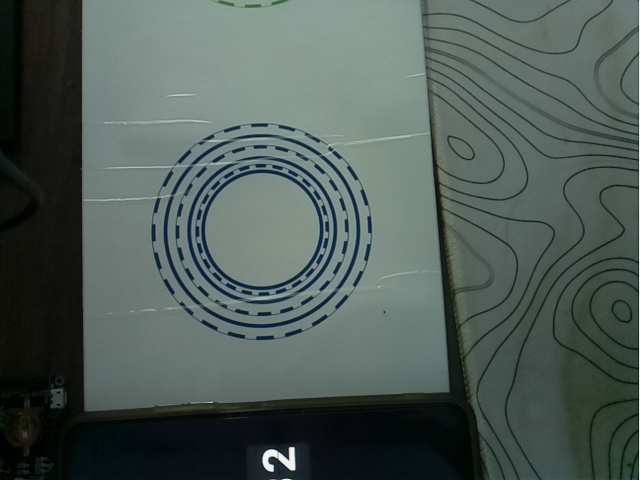
#> input picture img/captured_frame_0.png, 640 x 480 px
$ python -i Onnx.py   (imports and definitions only)   (Python 2 division)
#> lines starting #> are read from the running program, lines starting #| are printed output that depends on the picture
import numpy as np
import cv2
from rknnlite.api import RKNNLite
import sys
import time

class Onnx:
    def __init__(self, model_path='wk.rknn', obj=0.25, nms=0.45, obj_class=("red", "green", "blue")):
        self.RKNN_MODEL = model_path
        self.QUANTIZE_ON = True
        self.OBJ_THRESH = obj

        self.NMS_THRESH = nms
        self.IMG_SIZE = 640
        self.CLASSES = obj_class
        self.rknn_init()


    def sigmoid(self, x):
        return 1 / (1 + np.exp(-x))

    # [204 lines left out: functions xywh2xyxy, process, filter_boxes, nms_boxes, yolov5_post_process, draw and 1 more, not called in this run]

    def rknn_init(self):

        # Create RKNN object
        self.rknn = RKNNLite(verbose=False)

        # load RKNN model
        print('--> Load RKNN model')
        self.ret = self.rknn.load_rknn(self.RKNN_MODEL)

        # Init runtime environment
        print('--> Init runtime environment')
        self.ret = self.rknn.init_runtime(core_mask=RKNNLite.NPU_CORE_0_1_2)  # 使用0 1 2三个NPU核心
        if self.ret != 0:
            print('Init runtime environment failed!')
            exit(self.ret)
        print('done')

    def rknn_detect(self, frame):
        # Set inputs
        img = frame
        img = cv2.cvtColor(img, cv2.COLOR_BGR2RGB)
        img = cv2.resize(img, (self.IMG_SIZE, self.IMG_SIZE))

        # Inference
        outputs = self.rknn.inference(inputs=[img])

        # Post process
        input0_data = outputs[0]
        input1_data = outputs[1]
        input2_data = outputs[2]

        input0_data = input0_data.reshape([3, -1] + list(input0_data.shape[-2:]))
        input1_data = input1_data.reshape([3, -1] + list(input1_data.shape[-2:]))
        input2_data = input2_data.reshape([3, -1] + list(input2_data.shape[-2:]))

        input_data = list()
        input_data.append(np.transpose(input0_data, (2, 3, 0, 1)))
        input_data.append(np.transpose(input1_data, (2, 3, 0, 1)))
        input_data.append(np.transpose(input2_data, (2, 3, 0, 1)))

        boxes, classes, scores = self.yolov5_post_process(input_data)

        img_1 = cv2.cvtColor(img, cv2.COLOR_RGB2BGR)

        if boxes is not None:
            #self.draw(img_1, boxes, scores, classes)
            #return img_1  # 返回处理过的图像

            return boxes, classes
        else:
		    return None, None


"""
if __name__ == '__main__':
    rknn1 = rknn("wk.rknn", 0.6, 0.6)

    cap = cv2.VideoCapture(0)  # 选择正确的视频捕获设备
    if not cap.isOpened():
        print("Error: Could not open video device.")
        sys.exit()

    fps = 0  # 用于计算帧数
    start_time = time.time()  # 开始时间

    while True:
        ret, frame = cap.read()
        if not ret:
            print("Error: Could not read frame.")
            break

        # 进行检测并获取处理过的图像
        processed_image = rknn1.rknn_detect(frame)

        # 计算并显示帧数
        fps += 1
        elapsed_time = time.time() - start_time
        if elapsed_time >= 1.0:  # 每秒更新一次帧数
            # 在图像上绘制FPS
            cv2.putText(processed_image, f'FPS: {fps}', (10, 30),
                        cv2.FONT_HERSHEY_SIMPLEX, 1, (255, 255, 255), 2, cv2.LINE_AA)
            print(f"FPS: {fps}")
            fps = 0
            start_time = time.time()

        # 显示处理过的图像
        cv2.imshow("Detection", processed_image)

        # 按 'q' 键退出
        if cv2.waitKey(1) & 0xFF == ord('q'):
            break

    cap.release()
    cv2.destroyAllWindows()
    rknn1.rknn.release()
"""

>>> import cv2
>>> picture = cv2.imread('../img/captured_frame_0.png')
#> picture is the input picture: shape (480, 640, 3); mean B, G, R 87, 91.9, 79.3
>>> result = Onnx().rknn_detect(picture)
#> (the call stopped at in rknn_init, `self.rknn = RKNNLite(verbose=False)`: rknnlite is not available in this run)
#> in rknn_detect, `img = cv2.resize(img, (self.IMG_SIZE, self.IMG_SIZE))`:
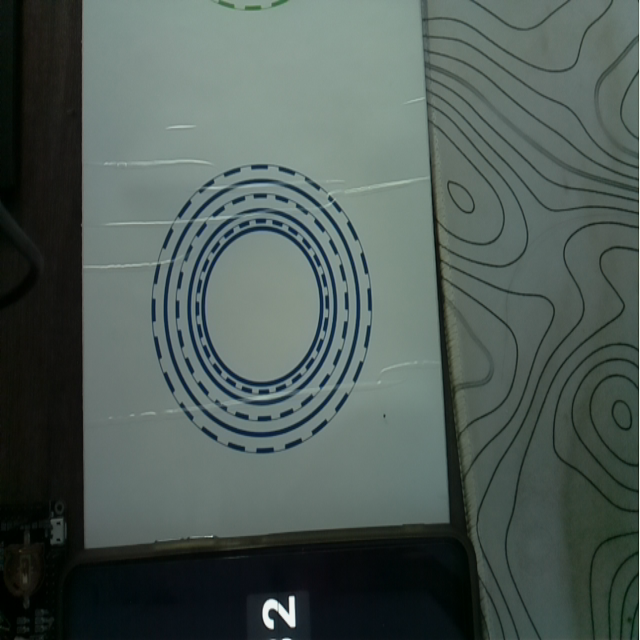
#> img: shape (640, 640, 3); mean R, G, B 79.3, 91.9, 87
#> (the run stopped early here; a loop or call above may not have finished)

$ run again, on img/captured_frame_1.png
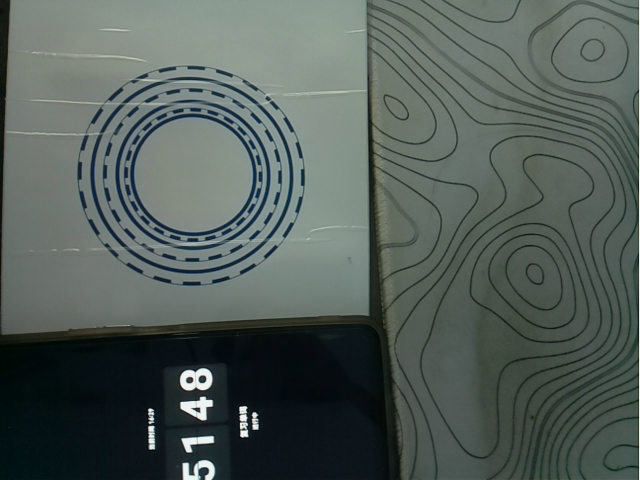
#> input picture img/captured_frame_1.png, 640 x 480 px
#> picture is the input picture: shape (480, 640, 3); mean B, G, R 88.9, 93.8, 83.3
#> in rknn_detect, `img = cv2.resize(img, (self.IMG_SIZE, self.IMG_SIZE))`:
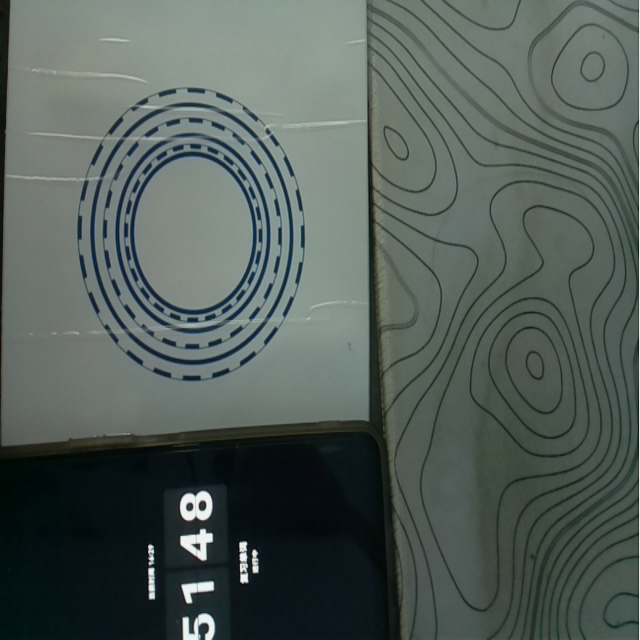
#> img: shape (640, 640, 3); mean R, G, B 83.3, 93.8, 88.9

$ run again, on img/captured_frame_10.png
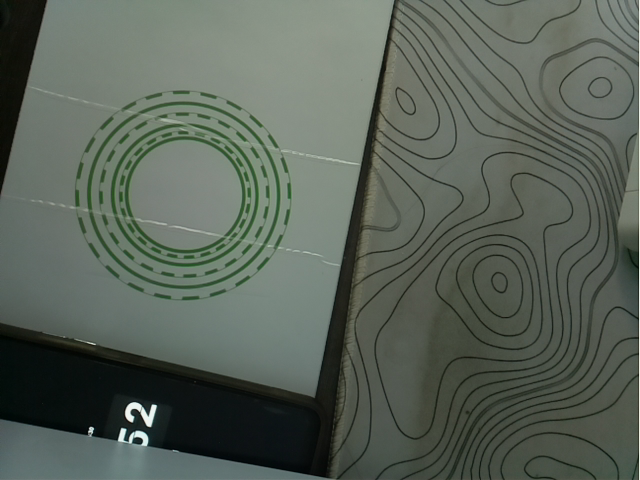
#> input picture img/captured_frame_10.png, 640 x 480 px
#> picture is the input picture: shape (480, 640, 3); mean B, G, R 88.5, 98.3, 89.2
#> in rknn_detect, `img = cv2.resize(img, (self.IMG_SIZE, self.IMG_SIZE))`:
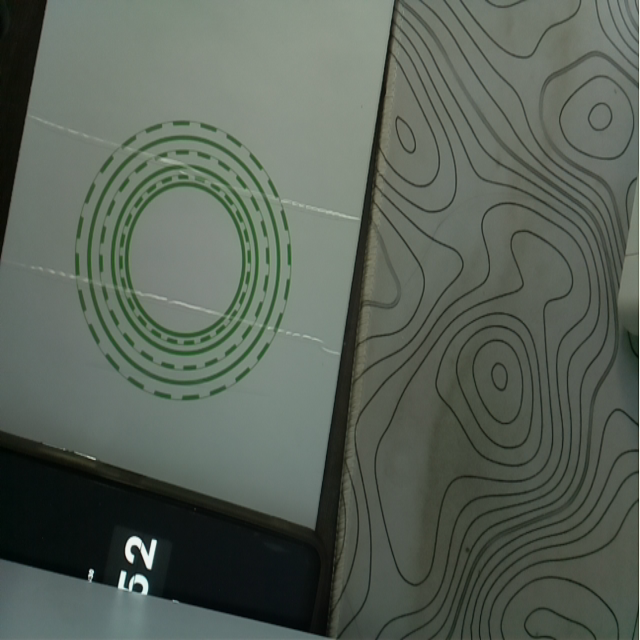
#> img: shape (640, 640, 3); mean R, G, B 89.2, 98.3, 88.5

$ run again, on img/captured_frame_11.png
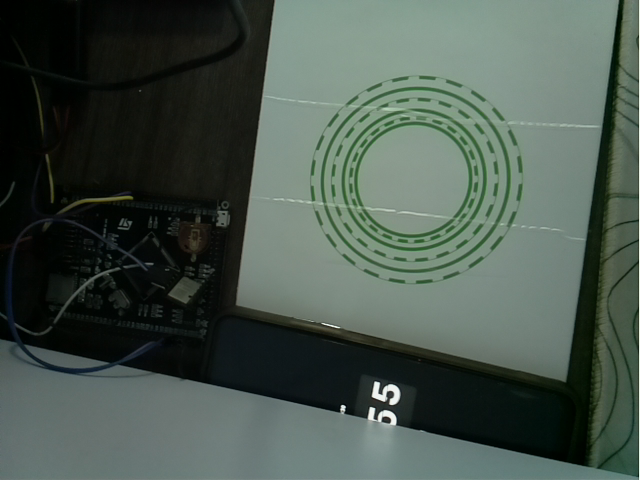
#> input picture img/captured_frame_11.png, 640 x 480 px
#> picture is the input picture: shape (480, 640, 3); mean B, G, R 76.3, 84.9, 71.9
#> in rknn_detect, `img = cv2.resize(img, (self.IMG_SIZE, self.IMG_SIZE))`:
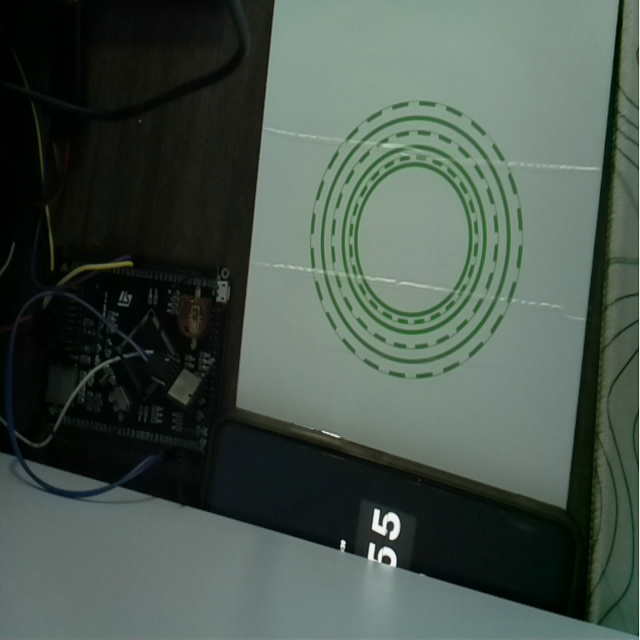
#> img: shape (640, 640, 3); mean R, G, B 71.9, 84.9, 76.3
